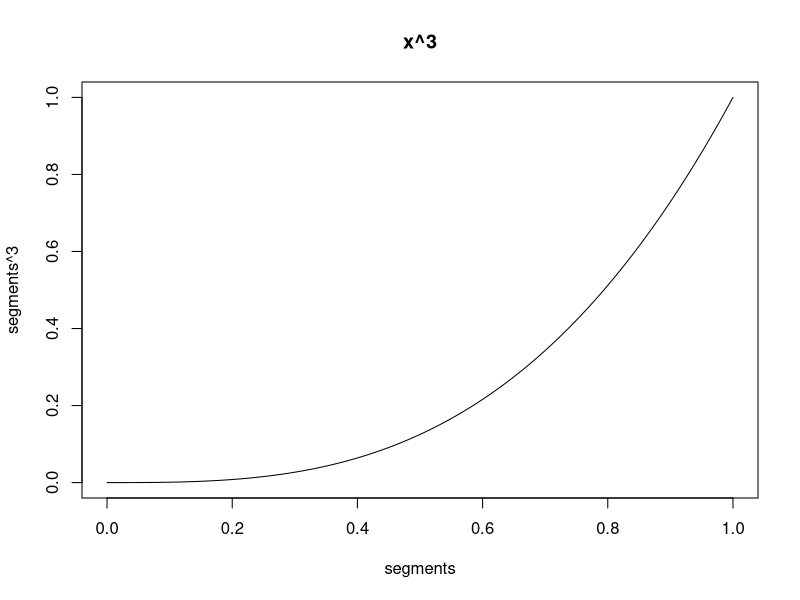

This figure's R source:
## ---- chunk 1
# step 1: partition the range of the integration into n segements.
n.seg = 1000  # this is the total number of segments. 
segments = seq(from = 0, to = 1, length.out = n.seg + 1)
# this gives n.seg+1 equally spaced segment points
plot(segments, segments^3, type='l', main='x^3')
# step 2. calculate the evaluation point, middle point of each segment.
eval.points = (segments[1:n.seg] + segments[2:(n.seg+1)])/2
# step 3. calculate the width of the segments.
del = (1-0)/n.seg
# step 4. evaluate the function at the evaluation points
f.t = eval.points^3 
# step 5. calculate the area of each rectangle and sum up.
total2<-sum(f.t*del)
